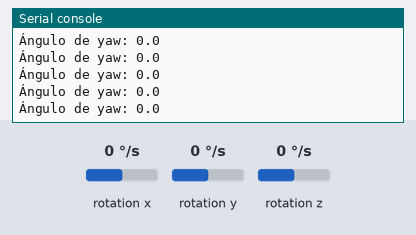
The program below on a simulated Raspberry Pi Pico running MicroPython. Shown: the last lines printed to the serial console. The test bench sets the inputs (shaded band); at power-on: rotation x 0 °/s, rotation y 0 °/s, rotation z 0 °/s.

Above: at 1.2 s.
1.3 s: rotation x set to -192 °/s
At 1.8 s:
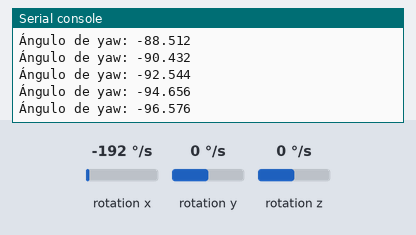
2.8 s: rotation x set to 192 °/s
At 3.7 s:
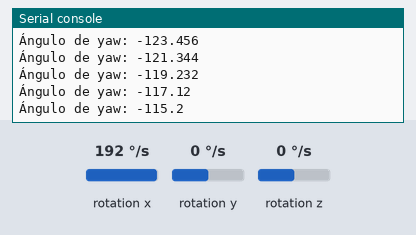
Timing chart, 0 to 5.8 s (numbered marks = the images above; inputs shaded):
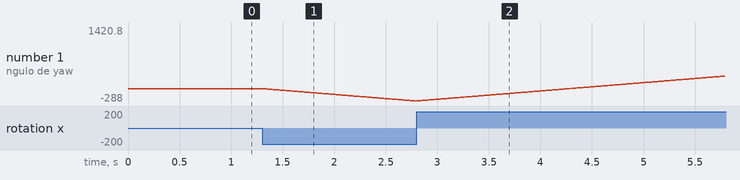

Measured:
- after the input at 1.3 s, the serial console: prints a new line at once (image 1)
- plotted number 1: 0 → -288 after the input at 1.3 s

The program:

YawTest.py
```python
import machine
import time
import MPU6050

i2c = machine.I2C(0, sda=machine.Pin(4), scl=machine.Pin(5))
mpu = MPU6050.MPU6050(i2c)

yaw = 0  # Inicializa el ángulo de yaw
tiempo_anterior = time.ticks_ms()  # Tiempo de la medición anterior

while True:
  # Lee los datos del giroscopio
  gyro_data = mpu.read_gyro_data()

  # Calcula el tiempo transcurrido
  tiempo_actual = time.ticks_ms()
  dt = (tiempo_actual - tiempo_anterior) / 1000  # Convierte a segundos
  # Integra la velocidad angular en el eje z (yaw)
  yaw += gyro_data[0] * dt

  # Actualiza el tiempo anterior
  tiempo_anterior = tiempo_actual

  print("Ángulo de yaw:", yaw)
  time.sleep_ms(10)  # Espera un corto tiempo
```
